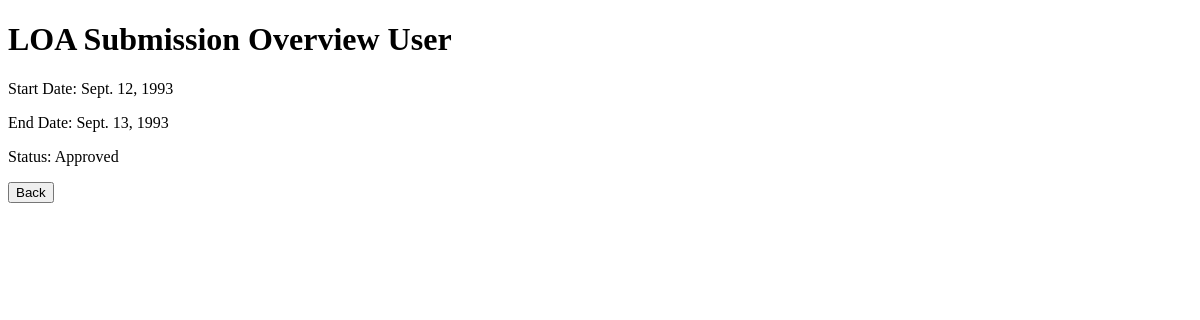
The page /loa_submission_overview_user/?id=1 (signed in) on the database as committed earlier.
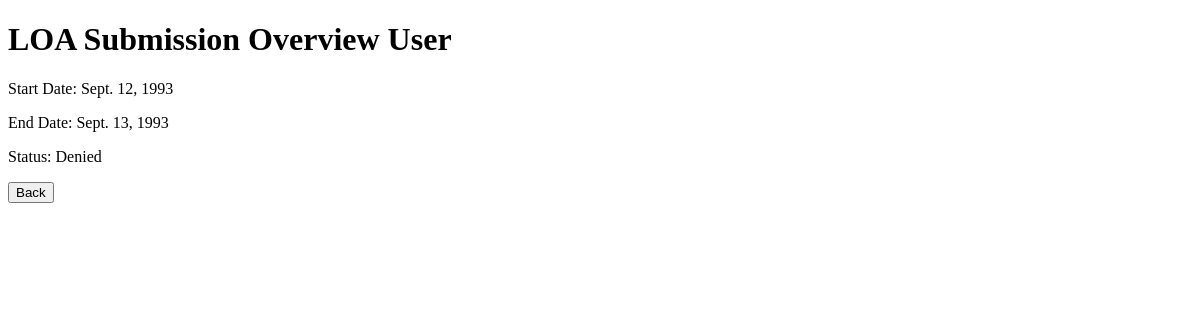
The same page on the database as committed later.
### main/models.py (models this page shows, shortened)
class LOA(models.Model):
    STATUS_CHOICES = [
        ('Pending', 'Pending'),
        ('Approved', 'Approved'),
        ('Denied', 'Denied'),
    ]
    user = models.ForeignKey(User, on_delete=models.CASCADE)
    start_date = models.DateField()
    end_date = models.DateField()
    status = models.CharField(max_length=10, choices=STATUS_CHOICES, default='Pending')

### main/views.py (the view)
# urls.py: path('loa_submission_overview_user/', views.loa_submission_overview_user, name='loa_submission_overview_user'),
@login_required
@user_passes_test(is_user)
def loa_submission_overview_user(request):
    loa_id = request.GET.get('id')
    loa = get_object_or_404(LOA, id=loa_id, user=request.user)
    return render(request, 'loa_submission_overview_user.html', {'loa': loa})

### main/views.py (called while the page is built)
def is_user(user):
    return user.groups.filter(name='User').exists()

### main/templates/loa_submission_overview_user.html (shortened to what this page needs)
<!DOCTYPE html>
<html>
<head>
</head>
<body>
<h1>LOA Submission Overview User</h1>
<p>Start Date: {{ loa.start_date }}</p>
<p>End Date: {{ loa.end_date }}</p>
<p>Status: {{ loa.status }}</p>
<a href="{% url 'loa_user' %}"><button type="button">Back</button></a>
</body>
</html>

Rows that differ between the two databases and show on the page:
changed LOA: status "Approved" → "Denied"
